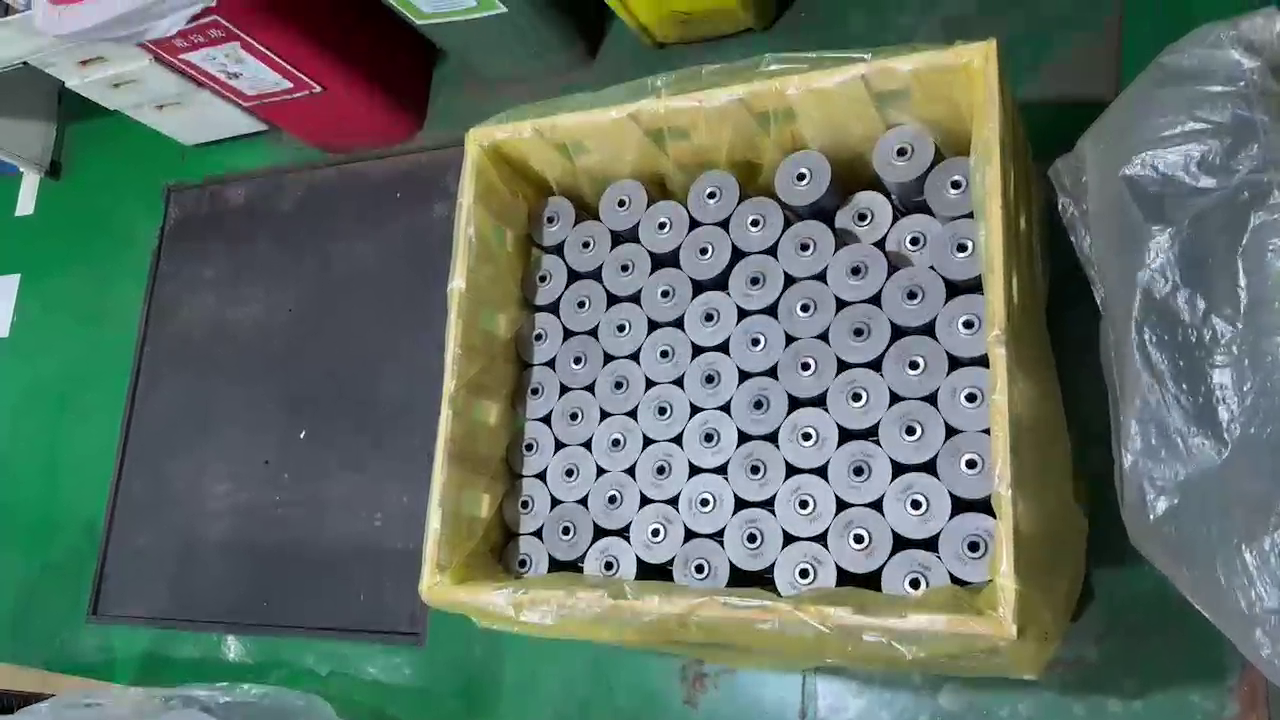
#> input picture frame 27 of m1025_cut.mp4, 1280 x 720 px, given in place of IMG_2.mov, which was not available
$ python rotate_video.py
#> lines starting #> are read from the running program, lines starting #| are printed output that depends on the picture
import cv2

# 讀取影片檔案
input_file = './IMG_2.mov'
output_file = 'output_rotated.mov'

# 打開影片檔案
cap = cv2.VideoCapture(input_file)

# 取得影片的幀率、原始寬度與高度
fps = int(cap.get(cv2.CAP_PROP_FPS))
width = int(cap.get(cv2.CAP_PROP_FRAME_WIDTH))
height = int(cap.get(cv2.CAP_PROP_FRAME_HEIGHT))

# 旋轉後的寬高
rotated_width, rotated_height = height, width

# 定義影片寫入格式 (四字符編碼、幀率、旋轉後的寬高)
fourcc = cv2.VideoWriter_fourcc(*'mp4v')  # 使用 mp4 格式
out = cv2.VideoWriter(output_file, fourcc, fps, (rotated_width, rotated_height))

# 處理每一幀
while cap.isOpened():
    ret, frame = cap.read()
#> frame is the input picture: shape (720, 1280, 3); mean B, G, R 102.1, 111.9, 96.6
    if not ret:
        break

    # 將每一幀逆時針旋轉90度
    rotated_frame = cv2.rotate(frame, cv2.ROTATE_90_COUNTERCLOCKWISE)
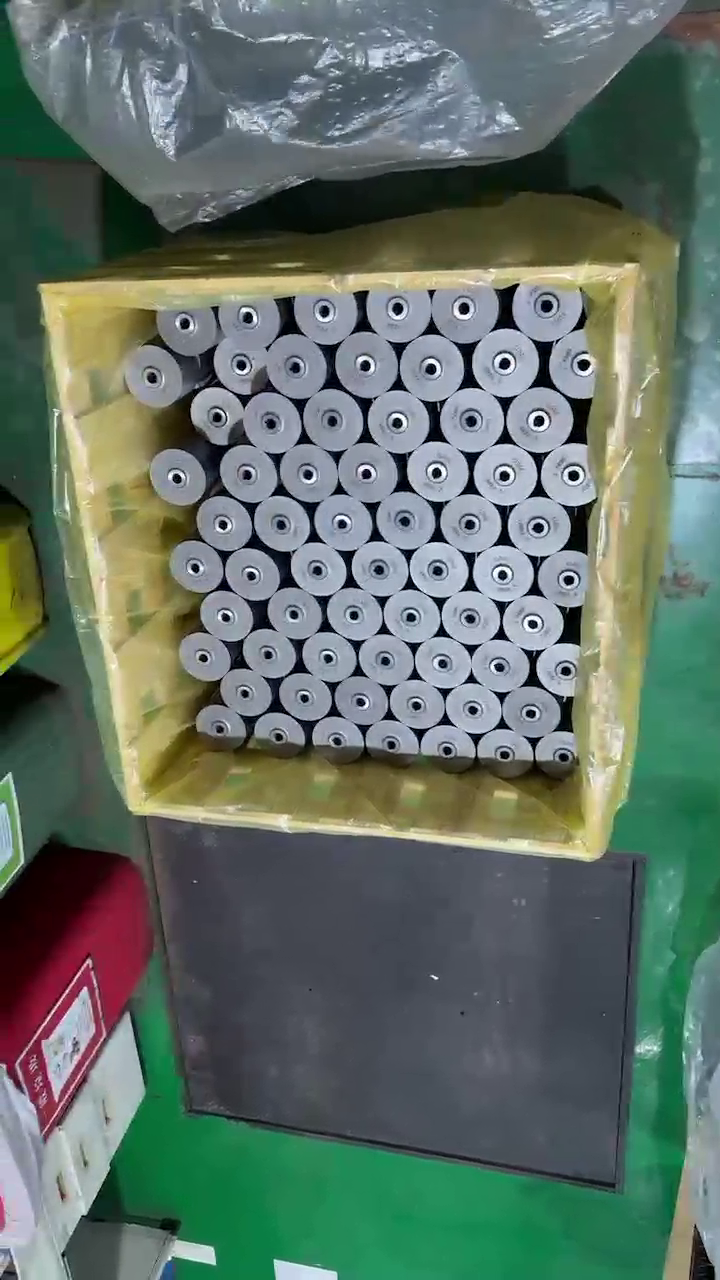
#> rotated_frame: shape (1280, 720, 3); mean B, G, R 102.1, 111.9, 96.6

    # 寫入旋轉後的幀
    out.write(rotated_frame)

# 釋放資源
cap.release()
out.release()
cv2.destroyAllWindows()

print("影片處理完成，已保存至", output_file)

$ run again, starting later in the video
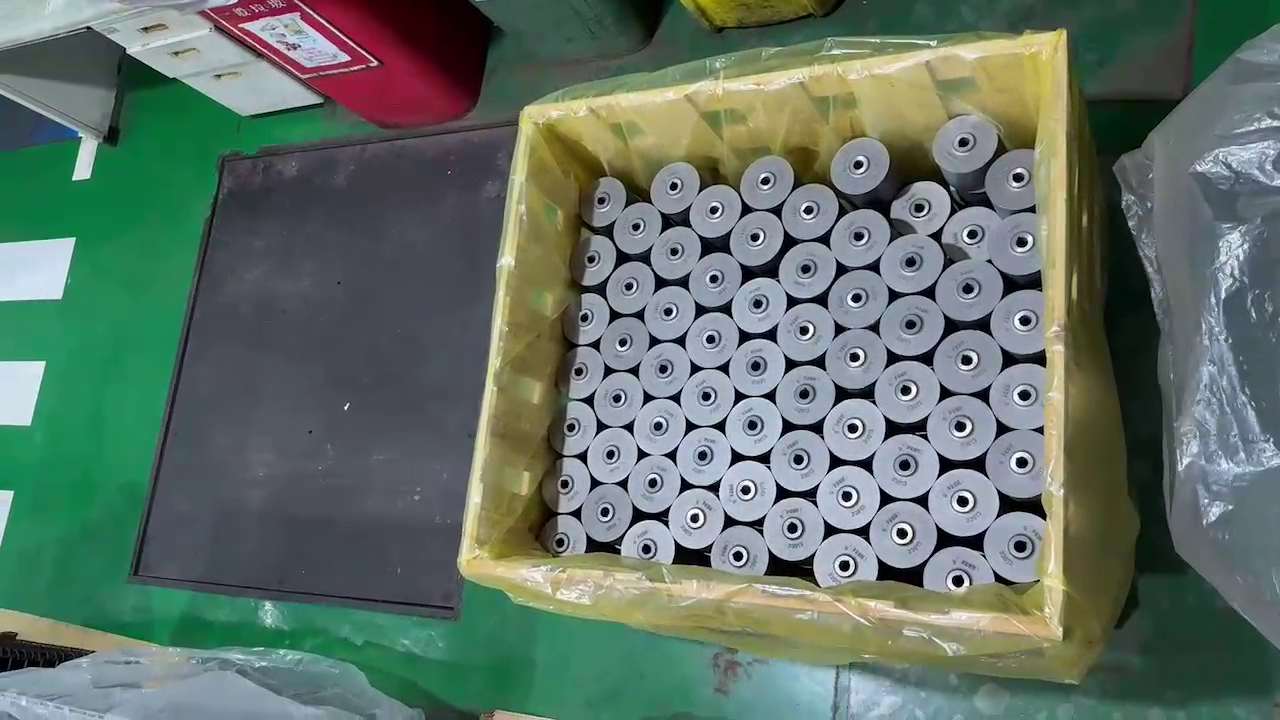
#> input picture frame 121 of m1025_cut.mp4, 1280 x 720 px, given in place of IMG_2.mov, which was not available
#> frame is the input picture: shape (720, 1280, 3); mean B, G, R 103.1, 113.5, 96.6
#> `rotated_frame = cv2.rotate(frame, cv2.ROTATE_90_COUNTERCLOCKWISE)`:
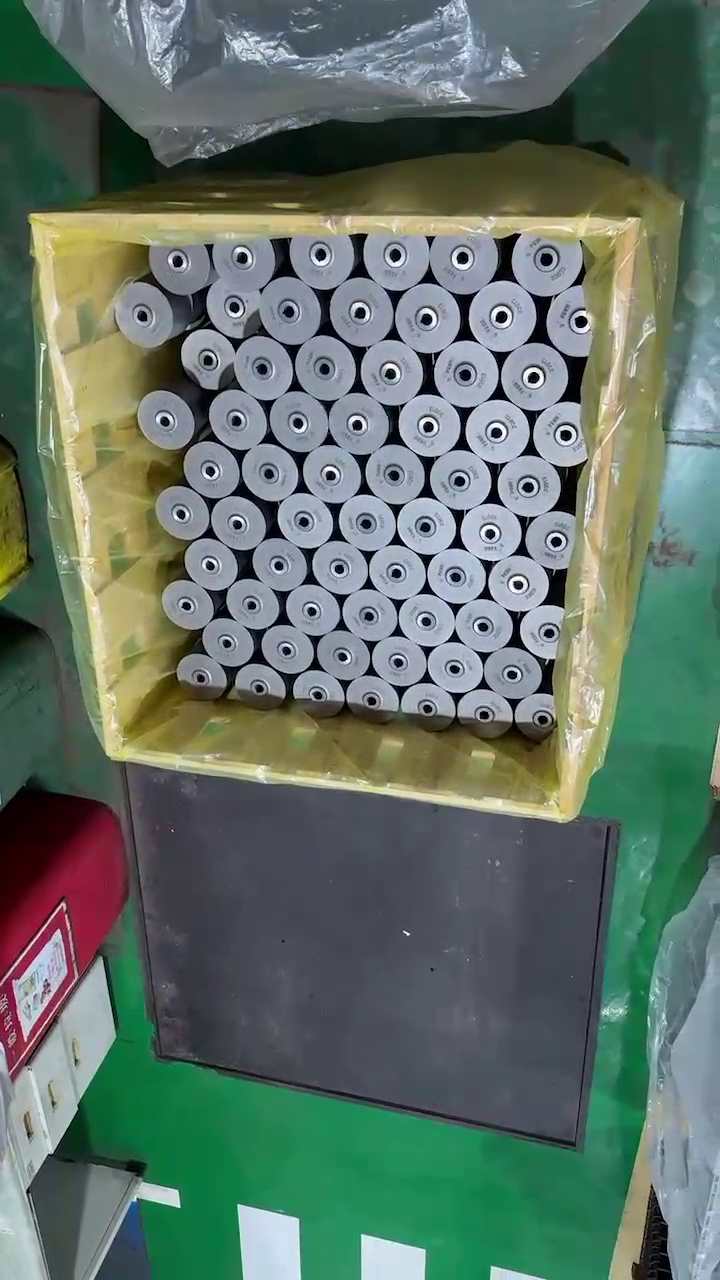
#> rotated_frame: shape (1280, 720, 3); mean B, G, R 103.1, 113.5, 96.6

$ run again, starting later in the video
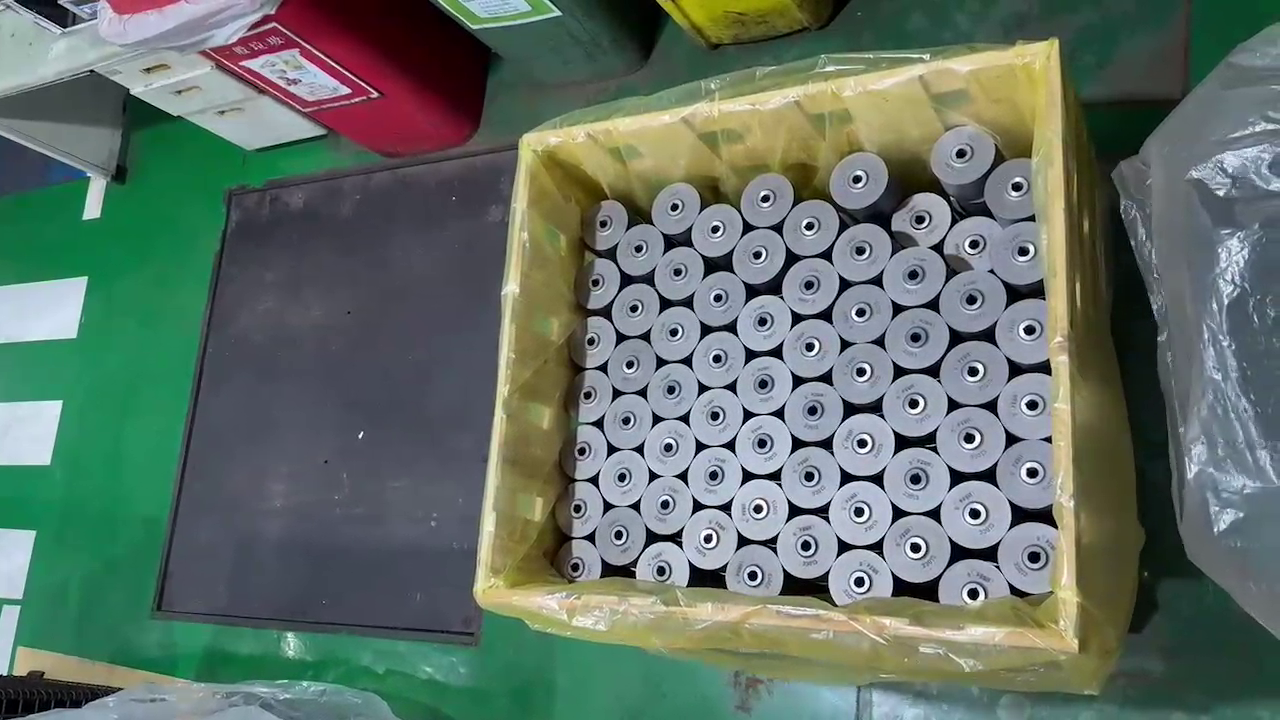
#> input picture frame 216 of m1025_cut.mp4, 1280 x 720 px, given in place of IMG_2.mov, which was not available
#> frame is the input picture: shape (720, 1280, 3); mean B, G, R 103.1, 112.8, 97.4
#> `rotated_frame = cv2.rotate(frame, cv2.ROTATE_90_COUNTERCLOCKWISE)`:
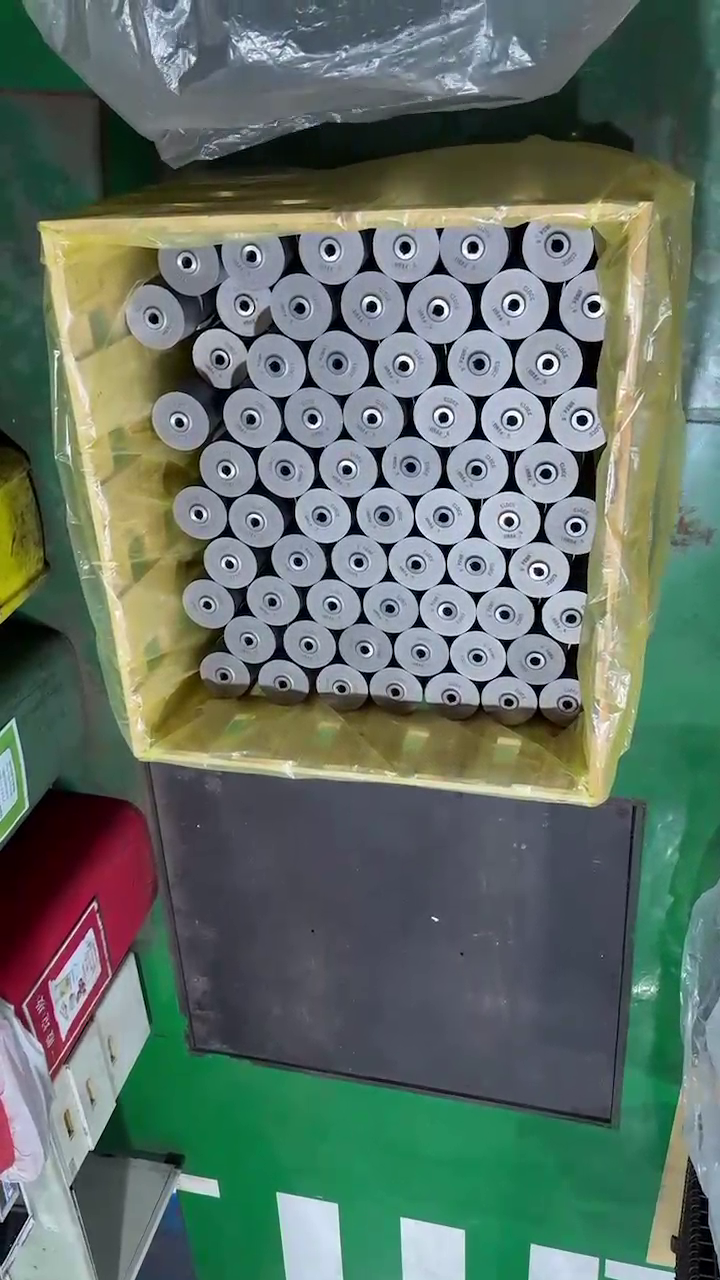
#> rotated_frame: shape (1280, 720, 3); mean B, G, R 103.1, 112.8, 97.4
